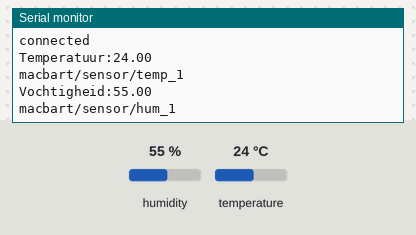
The sketch below on a simulated ESP8266 (NodeMCU). On the bench: the last lines printed to the serial monitor. The test bench sets the inputs (shaded band); at power-on: humidity 55 %, temperature 24 °C. WiFi joins after 1.5 s; servers stay silent unless stated; no MQTT or app messages arrive unless stated.

Above: at 2.7 s.
2.8 s: humidity set to 22 %
At 5.4 s:
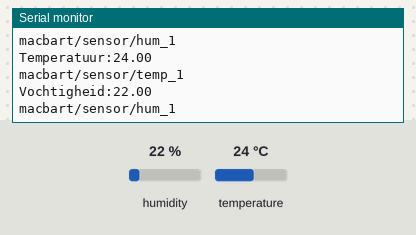
5.6 s: temperature set to 12 °C
8.4 s: humidity set to 40 %
At 9.5 s:
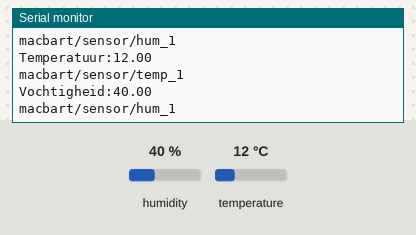
Timing chart, 0 to 11.4 s (numbered marks = the images above; inputs shaded):
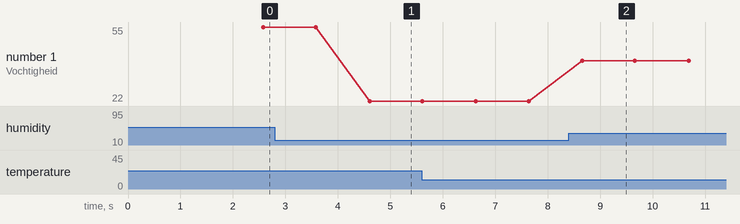

Measured:
- after the input at 2.8 s, the serial monitor: prints a new line after 1.8 s (image 1)
- after the input at 8.4 s, the serial monitor: prints a new line after 0.26 s (image 2)
- plotted number 1: 55 → 22 after the input at 2.8 s, 22 → 40 after the input at 8.4 s

The sketch:

test.ino
```cpp
#include <ESP8266WiFi.h>
#include <PubSubClient.h>
#include "DHT.h"

// Define variables
#define DHTPIN 4
#define DHTTYPE DHT11
const char* ssid = "MacBart_2.4"; // Enter your WiFi name
const char* password =  "Siepie1962!!!"; // Enter WiFi password
const char* mqttServer = "www.macbart.com";
const int mqttPort = 1883;
const char* mqttUser = "macbart";
const char* mqttPassword = "Siepie1962!";
#define humidity_topic "macbart/sensor/hum_1"
#define temperature_topic "macbart/sensor/temp_1"

DHT dht(DHTPIN, DHTTYPE);
WiFiClient espClient;
PubSubClient pubSubClient(espClient);

void setup() {

  Serial.begin(115200);
  dht.begin();
  WiFi.begin(ssid, password);

  while (WiFi.status() != WL_CONNECTED) {
    delay(500);
    Serial.println("Connecting to WiFi..");
  }
  Serial.println("Connected to the WiFi network");

  pubSubClient.setServer(mqttServer, mqttPort);
  pubSubClient.setCallback(callback);
}

void reconnect() {
  while (!pubSubClient.connected()) {
    Serial.println("Connecting to MQTT...");

    if (pubSubClient.connect("ESP8266Client", mqttUser, mqttPassword )) {

      Serial.println("connected");

    } else {

      Serial.print("failed with state ");
      Serial.print(pubSubClient.state());
      delay(2000);

    }
  }

//  pubSubClient.publish("macbart/sensors/temp_1", "Dit is een test"); //Topic name
//  pubSubClient.subscribe("macbart/test");

}

void callback(char* topic, byte* payload, unsigned int length) {

  Serial.print("Message arrived in topic: ");
  Serial.println(topic);

  Serial.print("Message:");
  for (int i = 0; i < length; i++) {
    Serial.print((char)payload[i]);
  }

  Serial.println();
  Serial.println("-----------------------");

}

void loop() {

      if (!pubSubClient.connected()) {
        reconnect();
      }
      pubSubClient.loop();

      // Wait a few seconds between measurements.
      delay(1000);

      // Reading sensor
      float h = dht.readHumidity();
      float t = dht.readTemperature();

      // Check if any reads failed and exit early (to try again).
//      if (isnan(h) || isnan(t)) {
//        Serial.println("Failed to read from DHT sensor!");
//      return;
//      }

       // Temperature
      Serial.print("Temperatuur:");
      Serial.println(String(t).c_str());
      Serial.println(temperature_topic);
      pubSubClient.publish(temperature_topic, String(t).c_str(), true);

      // Humidity
      Serial.print("Vochtigheid:");
      Serial.println(String(h).c_str());
      Serial.println(humidity_topic);
      pubSubClient.publish(humidity_topic, String(h).c_str(), true);
}

String macToStr(const uint8_t* mac)
{
  String result;
  for (int i = 0; i < 6; ++i) {
    result += String(mac[i], 16);
    if (i < 5)
      result += ':';
  }
  return result;
}
```
